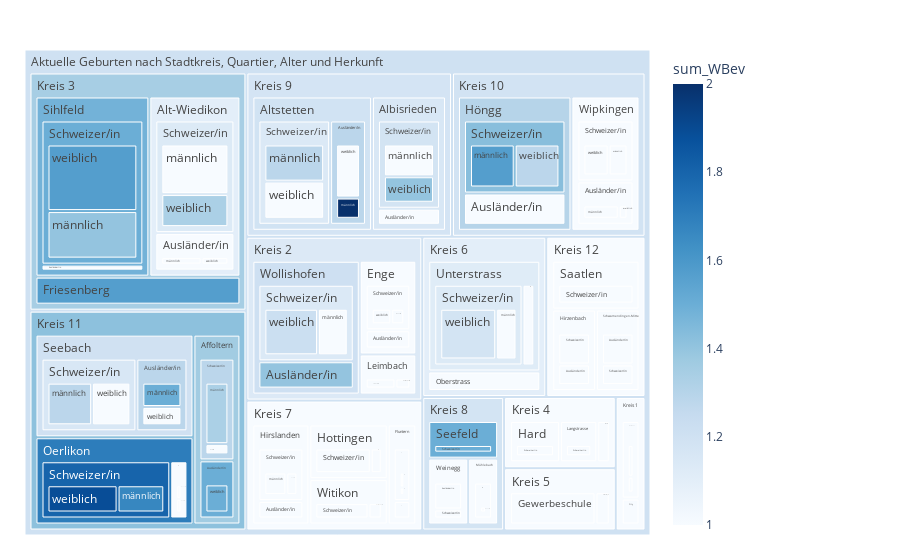

The code cell stored with this chart in its notebook:
### Code cell
fig = px.treemap(myTreemapAgg.reset_index(), path=[px.Constant("Aktuelle Geburten nach Stadtkreis, Quartier, Alter und Herkunft"), 'KreisLang','QuarLang','HerkunftLang', 'SexLang']
                 , values='sum_WBev'
                 , color='sum_WBev'
                 ## bei discrete scales (bei Klassen und Strings):                 
                 #, color_discrete_map={'(?)':'lightgrey','EVP':'gold', 'SP':'#FF3030', 'PdA':'#EE3B3B', 'Grüne':'#A2CD5A','GLP':'#CAFF70','Die Mitte':'orange','FDP':'#104E8B','AL':'deeppink','SVP':'forestgreen', 'FL ZÜRI':'#8B864E','Volt':'#lightblue' }                
                 ## bei continuous scales (bei Zahlenwerten):
                , color_continuous_scale='Blues'
                #, color_continuous_midpoint=np.average(df['AnzBestWir'], weights=df['AnzBestWir'])  
                 #,height=400
                 #,width=1500                 
                )
fig.update_traces(root_color="grey")
fig.update_layout(margin = dict(t=50, l=25, r=250, b=25))
fig.show()

### Figure 1 — Plotly figure (JSON) as saved in the notebook; plotly's stock layout.template omitted (floating-point values rounded to 4 significant figures; data arrays with more than 128 entries replaced by an {"elided": "..."} marker saying what was removed)
{"data": [{"branchvalues": "total", "customdata": {"elided": "189x1 float values"}, "domain": {"x": [0, 1], "y": [0, 1]}, "hovertemplate": "labels=%{label}<br>sum_WBev_sum=%{value}<br>parent=%{parent}<br>id=%{id}<br>sum_WBev=%{color}<extra></extra>", "ids": {"elided": "189 str values"}, "labels": {"elided": "189 str values"}, "marker": {"coloraxis": "coloraxis", "colors": {"elided": "189 float values"}}, "name": "", "parents": {"elided": "189 str values"}, "root": {"color": "grey"}, "type": "treemap", "values": {"elided": "189 int values"}}], "layout": {"autosize": true, "coloraxis": {"colorbar": {"title": {"text": "sum_WBev"}}, "colorscale": [[0, "rgb(247,251,255)"], [0.125, "rgb(222,235,247)"], [0.25, "rgb(198,219,239)"], [0.375, "rgb(158,202,225)"], [0.5, "rgb(107,174,214)"], [0.625, "rgb(66,146,198)"], [0.75, "rgb(33,113,181)"], [0.875, "rgb(8,81,156)"], [1, "rgb(8,48,107)"]]}, "legend": {"tracegroupgap": 0}, "margin": {"b": 25, "l": 25, "r": 250, "t": 50}}}
